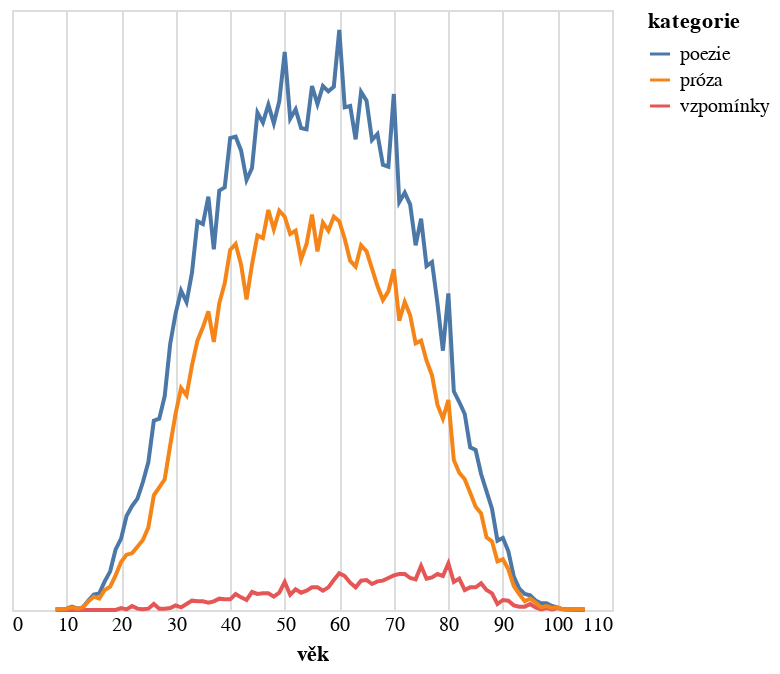

The cell this chart's notebook holds for it:
### Code cell
do_grafu2 = do_grafu.filter(pl.col("rok") > 1950).group_by(["vek","kategorie"]).len().rename({"len":"počet","vek":"věk"})

alt.Chart(do_grafu2.to_pandas()).mark_line().encode(
    alt.X('věk:Q').axis(domain=False, tickSize=0),
    alt.Y('počet:Q').stack('zero').axis(None),
    alt.Color('kategorie:N')
)

### Figure 1 — Vega-Lite specification as saved in the notebook (floating-point values rounded to 4 significant figures; data arrays with more than 128 entries replaced by an {"elided": "..."} marker saying what was removed)
{"config": {"view": {"continuousWidth": 300, "continuousHeight": 300}}, "data": {"name": "data-a25d42bb98cde120e86eebf0bc661910"}, "mark": {"type": "line"}, "encoding": {"color": {"field": "kategorie", "type": "nominal"}, "x": {"axis": {"domain": false, "tickSize": 0}, "field": "věk", "type": "quantitative"}, "y": {"axis": null, "field": "počet", "stack": "zero", "type": "quantitative"}}, "$schema": "https://vega.github.io/schema/vega-lite/v5.8.0.json", "datasets": {"data-a25d42bb98cde120e86eebf0bc661910": {"elided": "263 records"}}}
